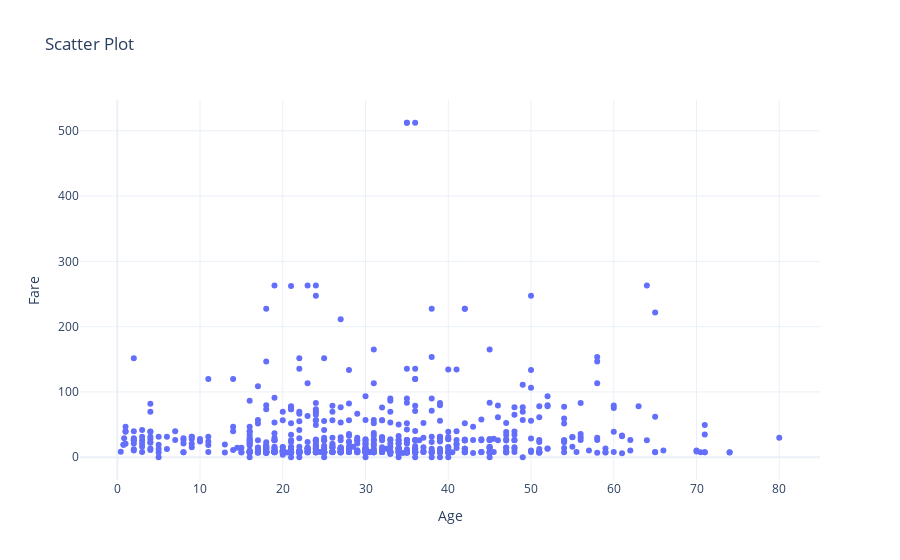

Here is the notebook cell this chart was saved with:
### Code cell
df.scatterplot('Age', 'Fare')

### Figure 1 — Plotly figure (JSON) as saved in the notebook; plotly's stock layout.template omitted (floating-point values rounded to 4 significant figures; data arrays with more than 128 entries replaced by an {"elided": "..."} marker saying what was removed)
{"data": [{"hovertemplate": "Age=%{x}<br>Fare=%{y}<extra></extra>", "legendgroup": "", "marker": {"color": "#636efa", "symbol": "circle"}, "mode": "markers", "name": "", "orientation": "h", "showlegend": false, "type": "scatter", "x": {"elided": "712 float values"}, "xaxis": "x", "y": {"elided": "712 float values"}, "yaxis": "y"}], "layout": {"legend": {"tracegroupgap": 0}, "title": {"text": "Scatter Plot"}, "xaxis": {"anchor": "y", "domain": [0, 1], "title": {"text": "Age"}}, "yaxis": {"anchor": "x", "domain": [0, 1], "title": {"text": "Fare"}}}}
